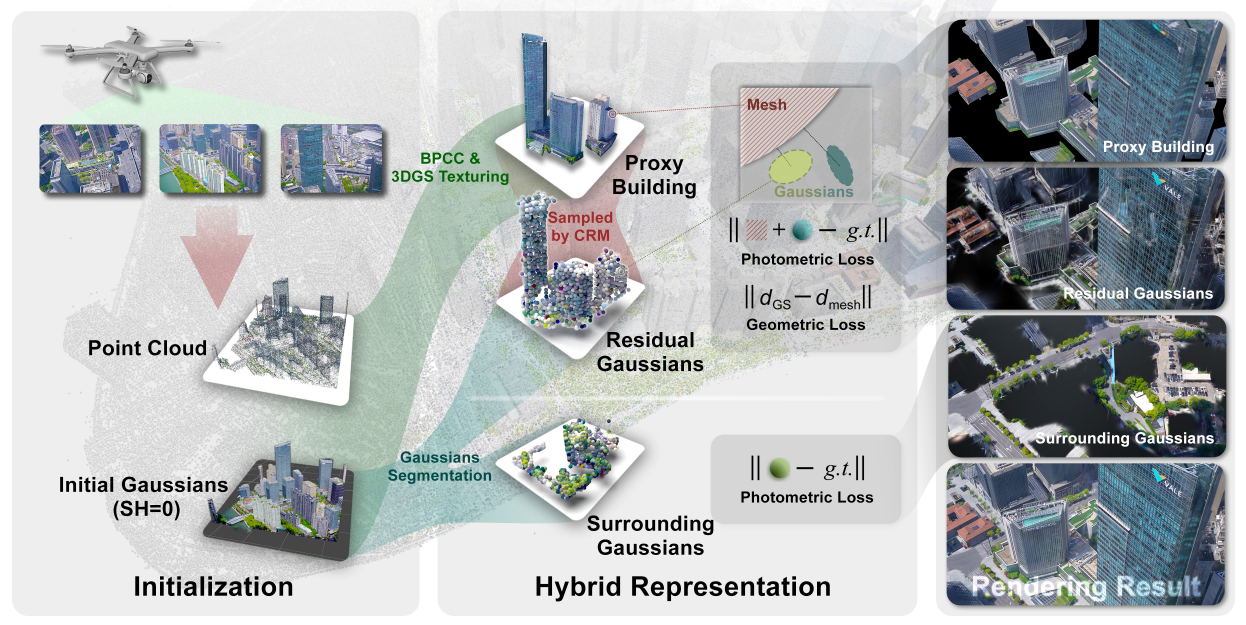
#> input picture assets/pipeline_s.jpg, 3737 x 1875 px (shown at 1/3 size)
$ python compress_images.py --path ../assets
#> lines starting #> are read from the running program, lines starting #| are printed output that depends on the picture
import os
import argparse
from PIL import Image
Image.MAX_IMAGE_PIXELS = None


def find_jpg_files(directory):
#> called with directory = '../assets'
    jpg_files = []
    for root, dirs, files in os.walk(directory):
        for file in files:
            if file.lower().endswith('.jpg'):
                jpg_files.append(os.path.join(root, file))
    return jpg_files

def compress_img(input, output, scale_factor):
#> called with input = '../assets/pipeline_s.jpg', output = '../assets/pipeline_s.jpg', scale_factor = 0.25
    original_image = Image.open(input)
#> original_image is the input picture: PIL image 3737x1875 RGB; mean R, G, B 180, 184.5, 185.6
    new_width = int(original_image.width * scale_factor)
#> new_width = 934
    new_height = int(original_image.height * scale_factor)
#> new_height = 468
    compressed_image = original_image.resize((new_width, new_height), Image.Resampling.LANCZOS)
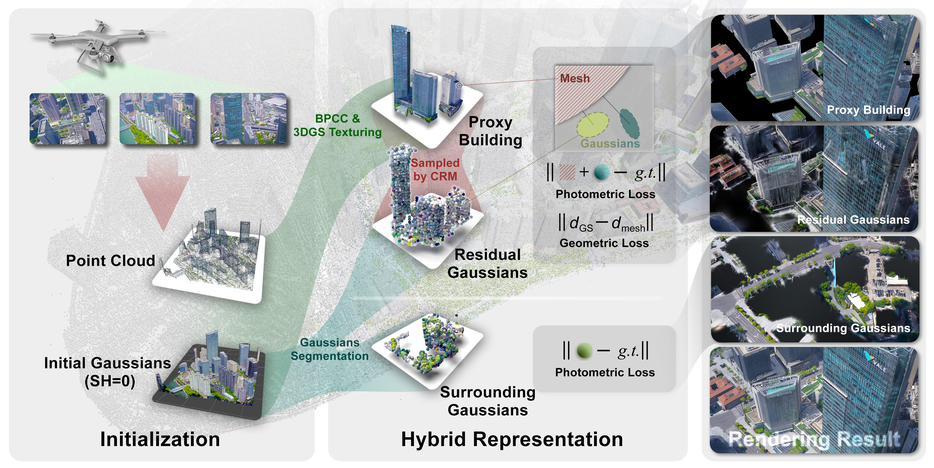
#> compressed_image: PIL image 934x468 RGB; mean R, G, B 180.1, 184.6, 185.7
    compressed_image.save(output)

if __name__ == "__main__":
    parser = argparse.ArgumentParser(description='Merge multiple Gaussian Splatting blocks into a single model')
    parser.add_argument('--path', type=str, required=True,
                        help='Path to the directory containing images need to be compressed')
    parser.add_argument('--scale_factor', type=float, default=0.25,
                        help='Scale factor for image compression (default: 0.25)')
    args = parser.parse_args()

    jpg_files = find_jpg_files(args.path)
    for jpg_file in jpg_files:
        print(jpg_file)
        compress_img(jpg_file, jpg_file, args.scale_factor)
#> pass 2 of the loop `for jpg_file in jpg_files:`:
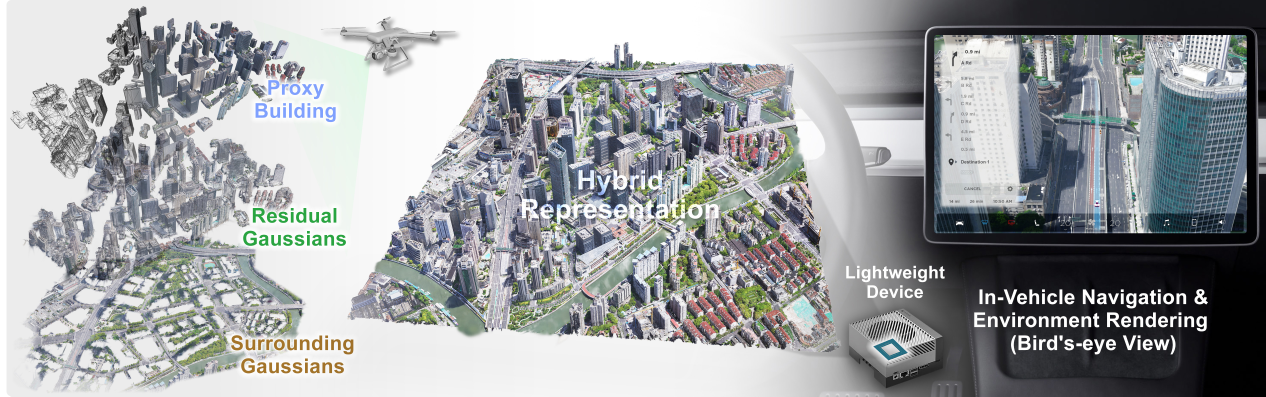
#> input picture assets/teaser_s.jpg, 5064 x 1585 px (shown at 1/4 size)
#> in compress_img, original_image is the input picture: PIL image 5064x1585 RGB; mean R, G, B 158.7, 161.3, 163
#> in compress_img (call 2), `compressed_image = original_image.resize((new_width, new_height), Imag..`:
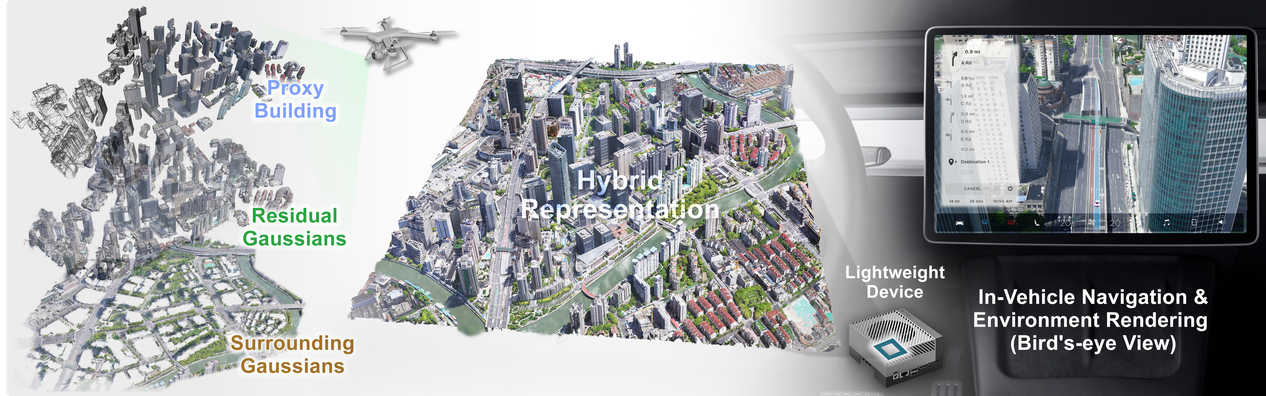
#> compressed_image: PIL image 1266x396 RGB; mean R, G, B 158.6, 161.2, 162.9
